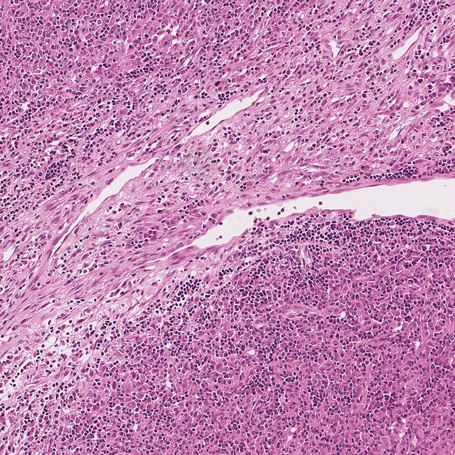
#> input picture inference/hes.jpg, 455 x 455 px, shrunk from 3000 x 3000 before the run, found by its file name
$ python view_images_grid.py
#> lines starting #> are read from the running program, lines starting #| are printed output that depends on the picture
import matplotlib.pyplot as plt
import matplotlib.image as mpimg
import numpy as np

# Charger les images
img1 = mpimg.imread('inference/hes.jpg')
#> img1 is the input picture: shape (455, 455, 3); mean R, G, B 193, 134.2, 177.8
img2 = mpimg.imread('inference/cd30.jpg')
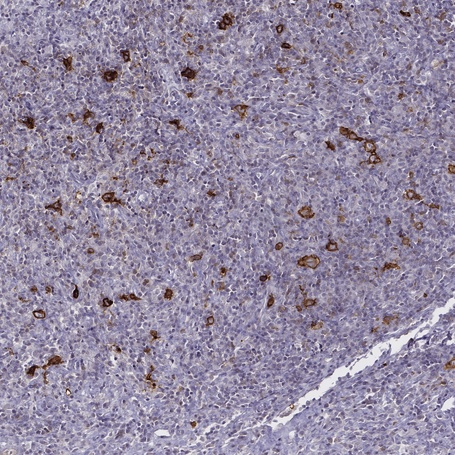
#> input picture inference/cd30.jpg, 455 x 455 px, shrunk from 3000 x 3000 before the run, found by its file name
#> img2 is the input picture: shape (455, 455, 3); mean R, G, B 149, 138.5, 161.8
img3 = mpimg.imread('inference/inference.png')
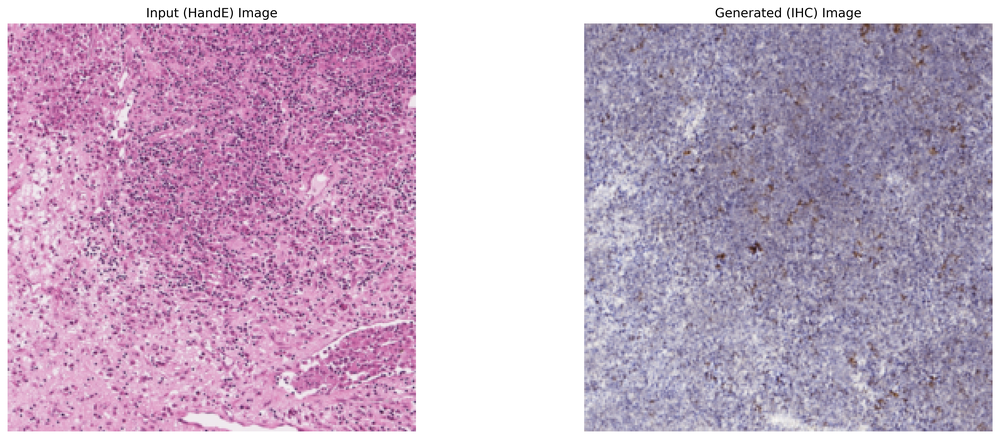
#> input picture inference/inference.png, 1000 x 439 px, shrunk from 6599 x 2900 before the run, found by its file name
#> img3 is the input picture: shape (439, 1000, 4) float32; mean R, G, B, A 0.765, 0.668, 0.767, 1

# Créer la figure avec 3 sous-plots côte à côte
fig, axes = plt.subplots(1, 3, figsize=(15, 5))

# Espacer légèrement les images
plt.subplots_adjust(wspace=0.05)

# Paramètres du quadrillage
grid_spacing = 10  # Nombre de lignes/colonnes dans le quadrillage

# Afficher les images et ajouter le quadrillage
for idx, ax in enumerate(axes):
    if idx == 0:
        ax.imshow(img1)
    elif idx == 1:
        ax.imshow(img2)
    else:
        ax.imshow(img3)

    # Obtenir les dimensions de l'image affichée
    xlim = ax.get_xlim()
    ylim = ax.get_ylim()

    # Créer le quadrillage
    x_step = (xlim[1] - xlim[0]) / grid_spacing
    y_step = (ylim[0] - ylim[1]) / grid_spacing

    # Lignes verticales
    for i in range(grid_spacing + 1):
        x = xlim[0] + i * x_step
        ax.axvline(x=x, color='white', linewidth=0.8, alpha=0.8)

    # Lignes horizontales
    for i in range(grid_spacing + 1):
        y = ylim[1] + i * y_step
        ax.axhline(y=y, color='white', linewidth=0.8, alpha=0.8)

    # Ajouter les coordonnées sur les axes
    # Coordonnées X (en haut)
    x_positions = [xlim[0] + (i + 0.5) * x_step for i in range(grid_spacing)]
    ax.set_xticks(x_positions)
    ax.set_xticklabels(range(grid_spacing), fontsize=10, color='black', weight='bold')
    ax.tick_params(axis='x', length=0, pad=5, color='black', labelcolor='black')
    ax.xaxis.tick_top()

    # Coordonnées Y (à gauche)
    y_positions = [ylim[1] + (i + 0.5) * y_step for i in range(grid_spacing)]
    ax.set_yticks(y_positions)
    ax.set_yticklabels(range(grid_spacing), fontsize=10, color='black', weight='bold')
    ax.tick_params(axis='y', length=0, pad=5, color='black', labelcolor='black')

    # S'assurer que les axes sont visibles
    ax.spines['top'].set_visible(True)
    ax.spines['left'].set_visible(True)
    ax.spines['right'].set_visible(False)
    ax.spines['bottom'].set_visible(False)

# Supprimer les marges
plt.tight_layout(pad=0.5)

# Afficher la figure
plt.savefig('inference/view_images_grid.png', dpi=300)
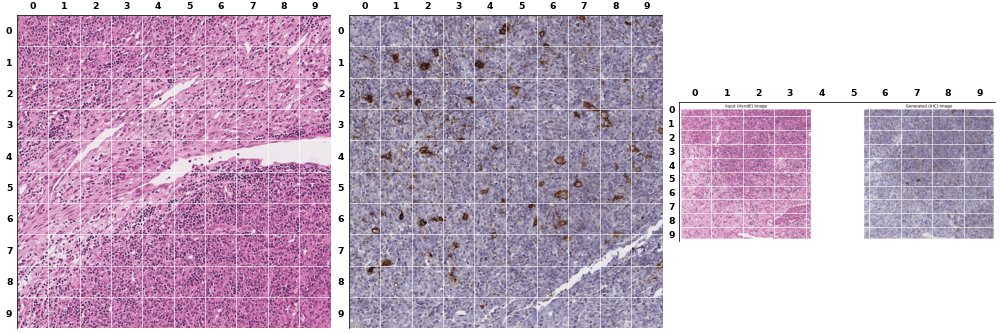
#> figure drawn by matplotlib, 3 panels
